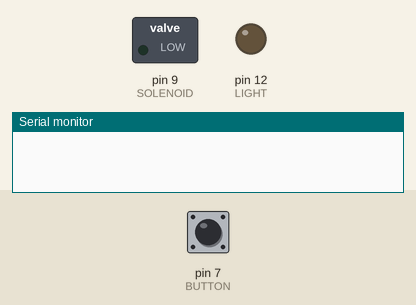
A sketch run on a simulated Arduino Uno, built with avr-gcc and run on an emulated ATmega328P. Parts: switched loads named in the sketch (green lamp = pin HIGH), output pins drawn as LEDs (lit = HIGH), the last lines printed to the serial monitor. The test bench sets the inputs (shaded band); at power-on: pin 7 (BUTTON) HIGH.

Above: at 1.2 s.
1.3 s: pin 7 (BUTTON) pulled LOW for 0.15 s
At 1.9 s:
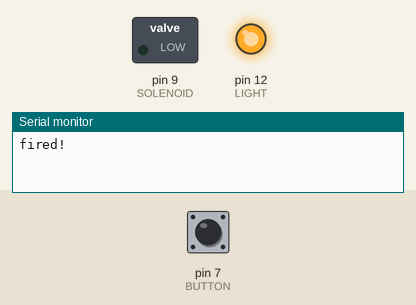
Timing chart, 0 to 10.8 s (numbered marks = the images above; inputs shaded):
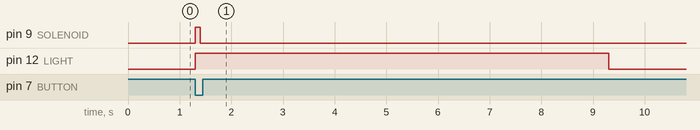

The sketch:

solenoid_light.ino
```cpp
#include <stdint.h>
#include <MsTimer2.h>

/**
   configs
*/
constexpr uint32_t TIMER_COUNT = 8000; // [msec]

enum {
	LIGHT = 12,
	BUTTON = 7,
	SOLENOID = 9,
};


/**
   vars
*/
bool fire = false;
bool solenoidMoved = false;


void timerCallback() {
	fire = false;
	solenoidMoved = false;

	MsTimer2::stop();
	Serial.println("Finished!");
}

void waitSwitchOn()
{
	if (!digitalRead(BUTTON)) {
		fire = true;
		digitalWrite(LIGHT, HIGH);
		MsTimer2::start();
		Serial.println("fired!");
	} else {
		digitalWrite(LIGHT, LOW);
		digitalWrite(SOLENOID, 0);
	}
}

void doSwitchOnWorks()
{
	if (!solenoidMoved) {
		digitalWrite(SOLENOID, HIGH);
		delay(100);
		solenoidMoved = true;
	}

	digitalWrite(SOLENOID, LOW);
}

void setup() {
	pinMode(LIGHT,OUTPUT);
	pinMode(BUTTON,INPUT_PULLUP);
	pinMode(SOLENOID, OUTPUT);

	Serial.begin(9600);

	// set up MsTimer2
	MsTimer2::set(8000, timerCallback);
}

void loop() {
	if (!fire) {
		waitSwitchOn();
		return;
	}

	doSwitchOnWorks();
}
```

Measured:
- after the input at 1.3 s, pin 9 (SOLENOID): LOW → HIGH at once, → LOW 0.10 s later; pin 12 (LIGHT): LOW → HIGH at once, → LOW 8.0 s later
